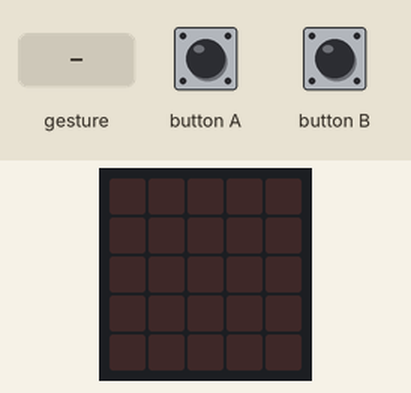
This program was run on a simulated BBC micro:bit (MakeCode). Parts: the board's 5×5 LED display. The test bench sets the inputs (shaded band). Random numbers come from a fixed seed; a tilt is held for 1.5 s and a shake lasts 1 s, then the board lies face up again.

Above: at 1.2 s.
1.3 s: button A pressed for 0.15 s
At 2.1 s:
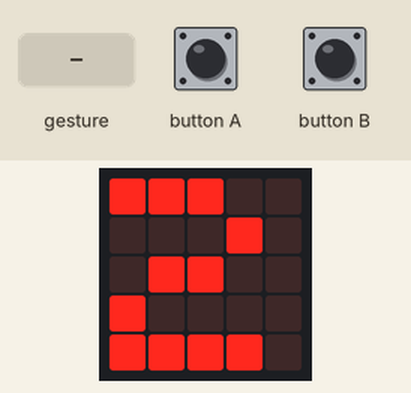
2.9 s: gesture 'shake'
At 4.0 s:
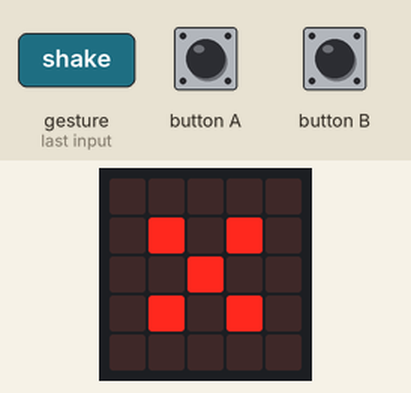
4.6 s: gesture 'shake'
At 5.3 s:
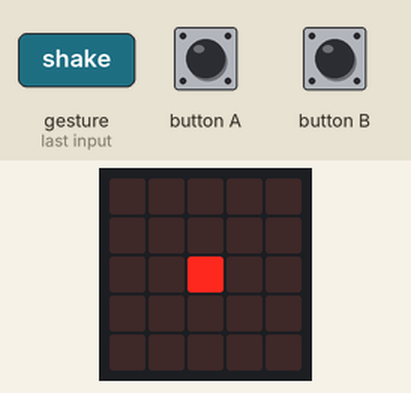
6.3 s: gesture 'shake'
At 7.7 s:
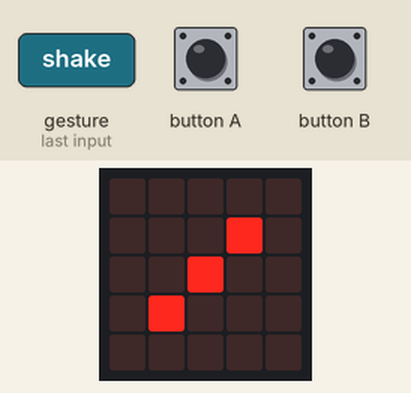
8.0 s: button B pressed for 0.15 s
At 8.4 s:
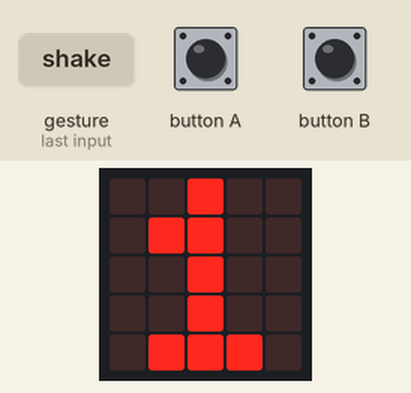
9.6 s: gesture 'shake'
At 10.3 s:
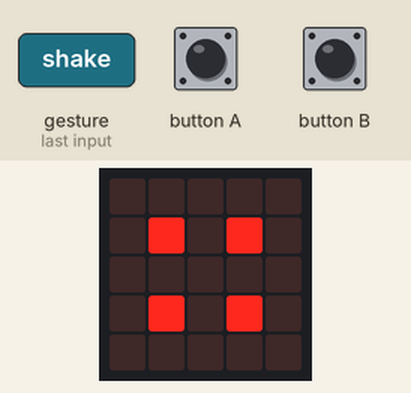
Timing chart, 0 to 12.3 s (numbered marks = the images above; inputs shaded):
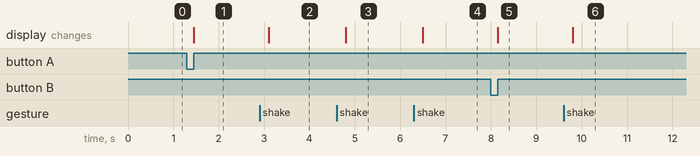

The program:

main.ts
```typescript
let Numero = 0
input.onButtonPressed(Button.A, function () {
    Numero = randint(1, 6)
    basic.showNumber(Numero)
})
input.onGesture(Gesture.Shake, function () {
    Numero = randint(1, 6)
    if (Numero == 1) {
        basic.showLeds(`
            . . . . .
            . . . . .
            . . # . .
            . . . . .
            . . . . .
            `)
    } else if (Numero == 2) {
        basic.showLeds(`
            . . . . .
            . . . # .
            . . . . .
            . # . . .
            . . . . .
            `)
    } else if (Numero == 3) {
        basic.showLeds(`
            . . . . .
            . . . # .
            . . # . .
            . # . . .
            . . . . .
            `)
    } else if (Numero == 4) {
        basic.showLeds(`
            . . . . .
            . # . # .
            . . . . .
            . # . # .
            . . . . .
            `)
    } else if (Numero == 5) {
        basic.showLeds(`
            . . . . .
            . # . # .
            . . # . .
            . # . # .
            . . . . .
            `)
    } else {
        basic.showLeds(`
            . . . . .
            . # . # .
            . # . # .
            . # . # .
            . . . . .
            `)
    }
})
input.onButtonPressed(Button.B, function () {
    Numero = randint(1, 6)
    basic.showNumber(Numero)
})
```

test.ts
```typescript
// aquí va el archivo "tests"; esto no se compilará cuando este paquete se utilice como una extensión.
```

Measured:
- after the input at 1.3 s, the display: changes after 0.15 s (image 1)
- after the input at 2.9 s, the display: changes after 0.20 s (image 2)
- after the input at 4.6 s, the display: changes after 0.20 s (image 3)
- after the input at 6.3 s, the display: changes after 0.20 s (image 4)
- after the input at 8.0 s, the display: changes after 0.15 s (image 5)
- after the input at 9.6 s, the display: changes after 0.20 s (image 6)
